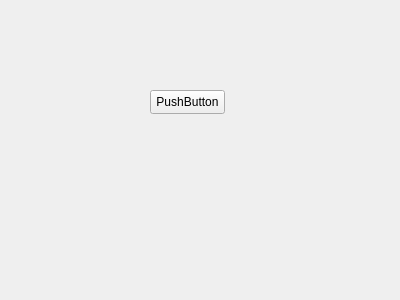
<?xml version="1.0" encoding="UTF-8"?>
<ui version="4.0">
 <class>Form</class>
 <widget class="QWidget" name="Form">
  <property name="geometry">
   <rect>
    <x>0</x>
    <y>0</y>
    <width>400</width>
    <height>300</height>
   </rect>
  </property>
  <property name="windowTitle">
   <string>Form</string>
  </property>
  <widget class="QPushButton" name="pushButton">
   <property name="geometry">
    <rect>
     <x>150</x>
     <y>90</y>
     <width>75</width>
     <height>24</height>
    </rect>
   </property>
   <property name="text">
    <string>PushButton</string>
   </property>
  </widget>
 </widget>
 <resources/>
 <connections/>
</ui>
